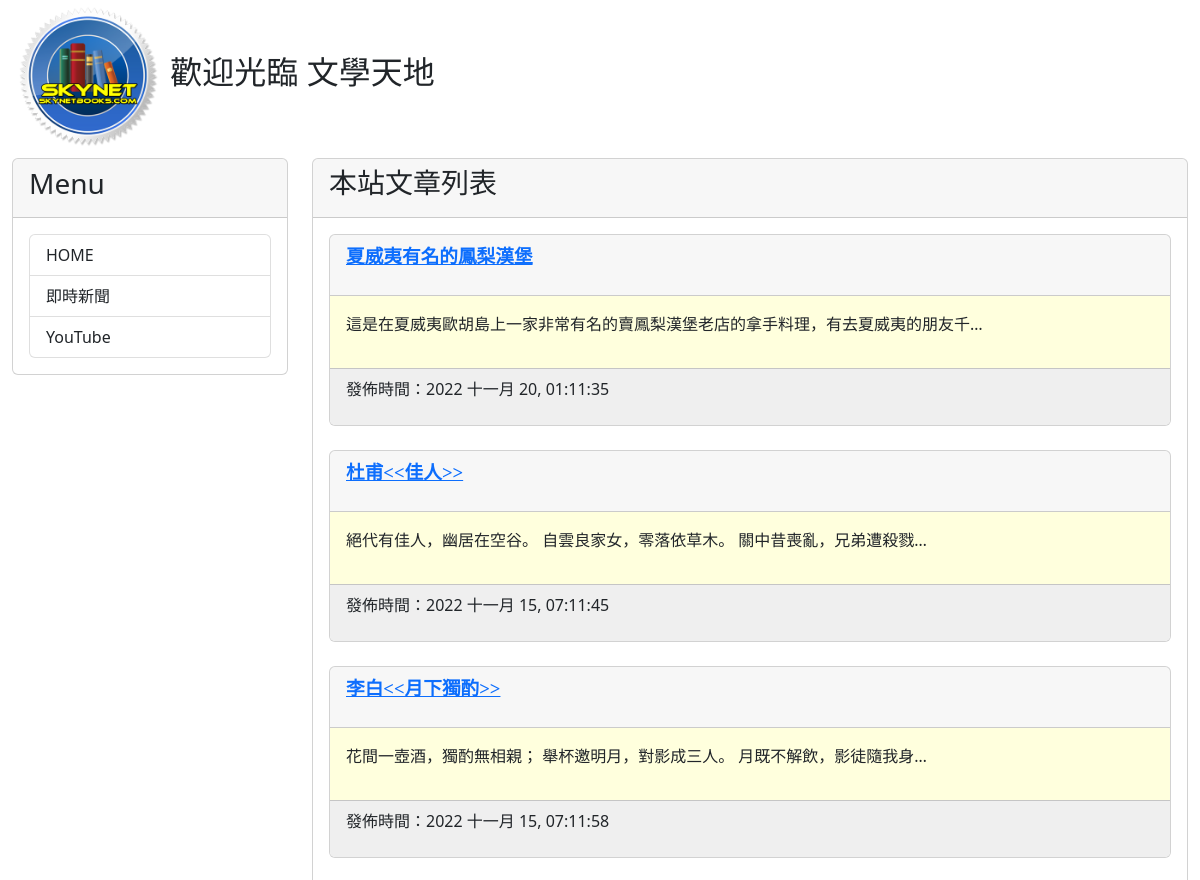
Before: / (upper part) with the older database file.
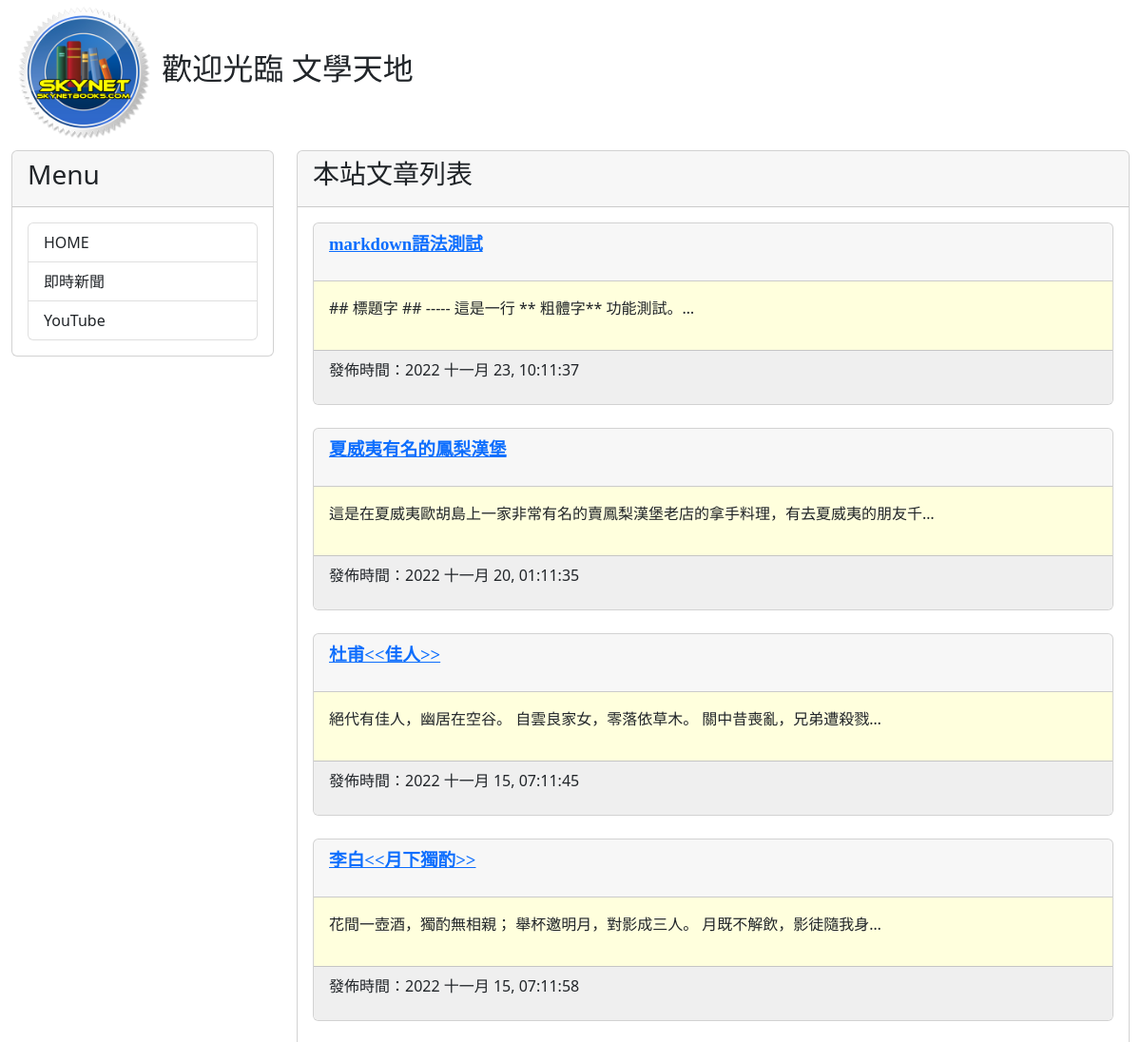
After: the same page with the newer database file.
### mysite/models.py (models this page shows, shortened)
class Post(models.Model):
    title = models.CharField(max_length=200)
    slug = models.CharField(max_length=200)
    body = models.TextField()
    pub_date = models.DateTimeField(auto_now_add=True)
    class Meta:
        ordering = ('-pub_date',)

### mysite/views.py (the view)
# urls.py: path('', homepage),
def homepage(request):
    posts = Post.objects.all()
    now = datetime.now()
    return render(request, "index.html", locals())

### templates/index.html (shortened to what this page needs)
{% extends 'base.html' %}
{% block headmessage %}
    <h3 style='font-family:標楷體;'>本站文章列表</a>
{% endblock %}
{% block content %}
    {% for post in posts %}
    <div class='card'>
        <div class='card-header'>
            <p style='font-family:微軟正黑體;font-size:14pt;font-weight:bold;'>
                <a href='/post/{{post.slug}}'>{{ post.title }}</a>
            </p>
        </div>
        <div class='card-body' style='background-color:#ffffdd'>
            <p>
               {{ post.body | truncatechars:40 }}
            </p>
        </div>
        <div class='card-footer'  style='background-color:#efefef'>
            <p>
                發佈時間：{{ post.pub_date | date:"Y M d, h:m:s"}}
            </p>
        </div>
    </div>
    <br>
    {% endfor %}
{% endblock %}

Changed rows visible on the page:
added Post: title "markdown語法測試", body "## 標題字 ## ----- 這是一行 ** 粗體字** 功能測試。…", pub_date "2022 十一月 23, 10:11:37"
